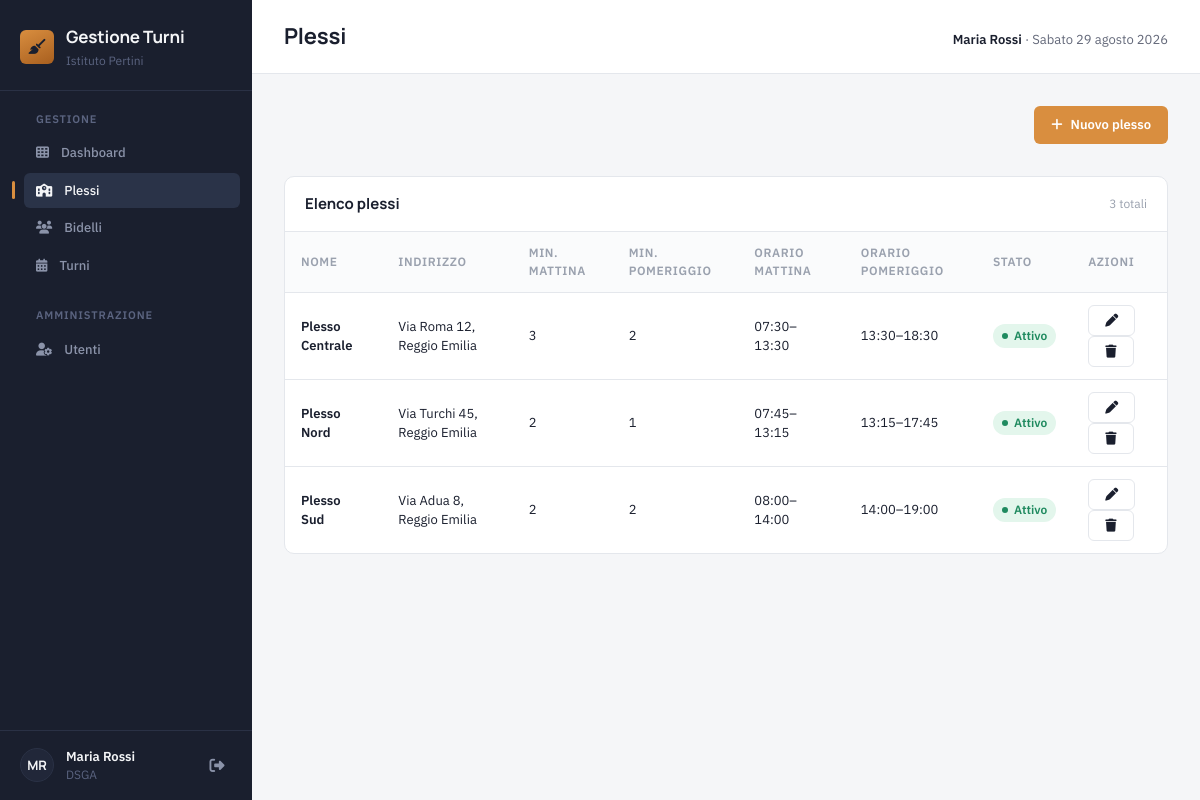
The page /plessi.php (signed in) on the database its author committed.
### tables this page shows
CREATE TABLE plessi (
    id INT AUTO_INCREMENT PRIMARY KEY,
    nome VARCHAR(150) NOT NULL,
    indirizzo VARCHAR(255),
    note TEXT,
    min_bidelli_mattina INT NOT NULL DEFAULT 1,
    min_bidelli_pomeriggio INT NOT NULL DEFAULT 1,
    orario_mattina_inizio TIME,
    orario_mattina_fine TIME,
    orario_pomeriggio_inizio TIME,
    orario_pomeriggio_fine TIME,
    attivo TINYINT(1) NOT NULL DEFAULT 1
);

### includes/auth.php (called while the page is built, shortened)
<?php
function isLoggato(): bool
{
    return isset($_SESSION['utente_id']);
}
function isDsga(): bool
{
    return isLoggato() && $_SESSION['ruolo'] === 'dsga';
}

### public/plessi.php (the view, shortened to what this page needs)
<?php
require_once __DIR__ . '/../includes/auth.php';
$pdo = getConnessione();
$plessi = $pdo->query(
    'SELECT id, nome, indirizzo, min_bidelli_mattina, min_bidelli_pomeriggio,
            orario_mattina_inizio, orario_mattina_fine, orario_pomeriggio_inizio, orario_pomeriggio_fine, attivo
     FROM plessi
     ORDER BY nome'
)->fetchAll();
require __DIR__ . '/../includes/header.php';
?>
<?php if (isDsga()): ?>
    <div class="page-actions">
        <a class="btn btn--primary" href="plesso-form.php">
            <i class="fa-solid fa-plus"></i> Nuovo plesso
        </a>
    </div>
<?php endif; ?>
<div class="panel">
    <div class="panel__header">
        <div class="panel__title">Elenco plessi</div>
        <div class="panel__sub"><?= count($plessi) ?> totali</div>
    </div>
    <div style="overflow-x:auto;">
        <table class="table">
            <thead>
                <tr>
                    <th>Nome</th>
                    <th>Indirizzo</th>
                    <th>Min. mattina</th>
                    <th>Min. pomeriggio</th>
                    <th>Orario mattina</th>
                    <th>Orario pomeriggio</th>
                    <th>Stato</th>
                    <?php if (isDsga()): ?><th>Azioni</th><?php endif; ?>
                </tr>
            </thead>
            <tbody>
                <?php foreach ($plessi as $plesso): ?>
                    <tr>
                        <td><?= htmlspecialchars($plesso['nome']) ?></td>
                        <td><?= htmlspecialchars($plesso['indirizzo'] ?? '—') ?></td>
                        <td><?= (int) $plesso['min_bidelli_mattina'] ?></td>
                        <td><?= (int) $plesso['min_bidelli_pomeriggio'] ?></td>
                        <td>
                            <?= $plesso['orario_mattina_inizio'] && $plesso['orario_mattina_fine']
                                ? htmlspecialchars(substr($plesso['orario_mattina_inizio'], 0, 5) . '–' . substr($plesso['orario_mattina_fine'], 0, 5))
                                : '—' ?>
                        </td>
                        <td>
                            <?= $plesso['orario_pomeriggio_inizio'] && $plesso['orario_pomeriggio_fine']
                                ? htmlspecialchars(substr($plesso['orario_pomeriggio_inizio'], 0, 5) . '–' . substr($plesso['orario_pomeriggio_fine'], 0, 5))
                                : '—' ?>
                        </td>
                        <td>
                            <?php if ((int) $plesso['attivo'] === 1): ?>
                                <span class="badge badge--ok">Attivo</span>
                            <?php else: ?>
                                <span class="badge badge--neutral">Non attivo</span>
                            <?php endif; ?>
                        </td>
                        <?php if (isDsga()): ?>
                            <td>
                                <a class="btn btn--secondary" href="plesso-form.php?id=<?= (int) $plesso['id'] ?>">
                                    <i class="fa-solid fa-pen"></i>
                                </a>
                                <form class="inline-form" method="post" action="plessi.php" onsubmit="return confirm('Eliminare il plesso ' + <?= htmlspecialchars(json_encode($plesso['nome']), ENT_QUOTES) ?> + '? Operazione non reversibile.');">
                                    <button type="submit" class="btn btn--secondary" title="Elimina">
                                        <i class="fa-solid fa-trash"></i>
                                    </button>
                                </form>
                            </td>
                        <?php endif; ?>
                    </tr>
                <?php endforeach; ?>
            </tbody>
        </table>
    </div>
</div>
<?php require __DIR__ . '/../includes/footer.php'; ?>

### public/assets/css/variables.css (style rules this page uses)
:root { --sidebar-bg: #1a1f2e; --sidebar-bg-elevated: #212739; --sidebar-active-bg: #2a3348; --sidebar-border: #2a3145; --sidebar-text: #8b93a9; --sidebar-text-active: #f4f5f7; --sidebar-label: #5b6480; --sidebar-w: 252px; --accent: #d98e3f; --accent-soft: #f4d9b4; --bg-main: #f5f6f8; --surface: #ffffff; --border: #e4e7ec; --text-primary: #1a1f2e; --text-secondary: #64697a; --text-muted: #9aa1ae; --status-ok: #1f8a5f; --status-ok-bg: #e3f6ec; --status-danger: #c4432b; --status-danger-bg: #fbe6e1; --status-warn: #b8790c; --status-warn-bg: #fbeed7; --font-heading: 'Manrope', sans-serif; --font-body: 'IBM Plex Sans', sans-serif; --font-mono: 'IBM Plex Mono', monospace; --text-xs: 0.75rem; --text-sm: 0.8125rem; --text-base: 0.9375rem; --text-lg: 1.0625rem; --text-xl: 1.375rem; --text-2xl: 1.875rem; --space-1: 4px; --space-2: 8px; --space-3: 12px; --space-4: 16px; --space-5: 20px; --space-6: 24px; --space-8: 32px; --radius-sm: 6px; --radius-md: 10px; }

### public/assets/css/style.css (style rules this page uses)
*, *::before, *::after { box-sizing: border-box; }
html, body { margin: 0; padding: 0; }
body { background: var(--bg-main); color: var(--text-primary); font-family: var(--font-body); font-size: var(--text-base); line-height: 1.5; -webkit-font-smoothing: antialiased; }
a { color: inherit; text-decoration: none; }
button, input, select, textarea { font: inherit; color: inherit; }

### public/assets/css/components.css (style rules this page uses)
.panel { background: var(--surface); border: 1px solid var(--border); border-radius: var(--radius-md); overflow: hidden; }
.panel__header { padding: var(--space-4) var(--space-5); border-bottom: 1px solid var(--border); display: flex; align-items: center; justify-content: space-between; }
.panel__title { font-family: var(--font-heading); font-weight: 700; font-size: var(--text-base); }
.panel__sub { font-size: var(--text-xs); color: var(--text-muted); }
.table { width: 100%; border-collapse: collapse; font-size: var(--text-sm); }
.table th, .table td { padding: var(--space-3) var(--space-4); text-align: left; border-bottom: 1px solid var(--border); }
.table th { font-size: var(--text-xs); text-transform: uppercase; letter-spacing: 0.05em; color: var(--text-muted); font-weight: 600; background: #fafbfc; }
.table tr:last-child td { border-bottom: none; }
.table td:first-child { font-weight: 600; }
.badge { display: inline-flex; align-items: center; gap: 6px; padding: 3px 9px; border-radius: 999px; font-size: var(--text-xs); font-weight: 600; }
.badge::before { content: ""; width: 6px; height: 6px; border-radius: 50%; }
.badge--ok { background: var(--status-ok-bg); color: var(--status-ok); }
.badge--ok::before { background: var(--status-ok); }
.page-actions { display: flex; justify-content: flex-end; }
.inline-form { display: inline; }
.btn { display: inline-flex; align-items: center; justify-content: center; gap: var(--space-2); padding: var(--space-2) var(--space-4); border-radius: var(--radius-sm); border: 1px solid transparent; font-size: var(--text-sm); font-weight: 600; cursor: pointer; transition: background 0.12s ease, border-color 0.12s ease, color 0.12s ease; }
.btn--primary { background: var(--accent); color: #ffffff; }
.btn--secondary { background: var(--surface); border-color: var(--border); color: var(--text-primary); }

### rows shown on the page
plessi: nome "Plesso Centrale", indirizzo "Via Roma 12, Reggio Emilia", min_bidelli_mattina "3", min_bidelli_pomeriggio "2", orario_mattina_inizio+orario_mattina_fine "07:30–13:30", orario_pomeriggio_inizio+orario_pomeriggio_fine "13:30–18:30", attivo "Attivo"
plessi: nome "Plesso Nord", indirizzo "Via Turchi 45, Reggio Emilia", min_bidelli_mattina "2", min_bidelli_pomeriggio "1", orario_mattina_inizio+orario_mattina_fine "07:45–13:15", orario_pomeriggio_inizio+orario_pomeriggio_fine "13:15–17:45", attivo "Attivo"
plessi: nome "Plesso Sud", indirizzo "Via Adua 8, Reggio Emilia", min_bidelli_mattina "2", min_bidelli_pomeriggio "2", orario_mattina_inizio+orario_mattina_fine "08:00–14:00", orario_pomeriggio_inizio+orario_pomeriggio_fine "14:00–19:00", attivo "Attivo"

### other values the page prints
$iniziali "MR"
$_SESSION['ruolo'] "DSGA"
$paginaTitolo "Plessi"
count($plessi) "3"
